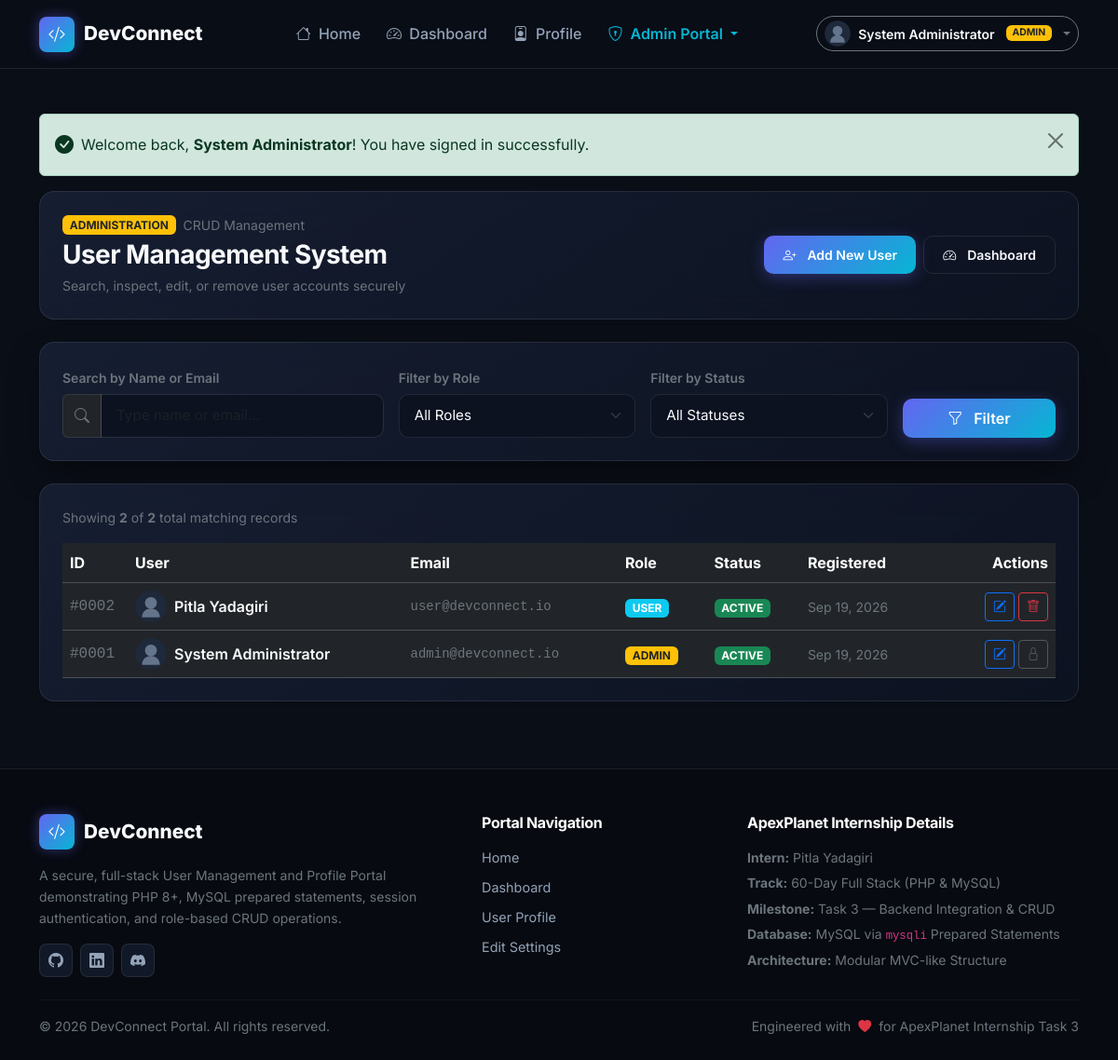
The page /admin/users.php (signed in) on the database its author committed.
### tables this page shows
CREATE TABLE IF NOT EXISTS `users` (
  `id` INT UNSIGNED AUTO_INCREMENT PRIMARY KEY,
  `full_name` VARCHAR(100) NOT NULL,
  `email` VARCHAR(191) NOT NULL UNIQUE,
  `password` VARCHAR(255) NOT NULL,
  `date_of_birth` DATE NULL,
  `gender` ENUM('male', 'female', 'non-binary', 'prefer-not-to-say') DEFAULT 'prefer-not-to-say',
  `country` VARCHAR(60) NULL,
  `profile_image` VARCHAR(255) DEFAULT 'default-avatar.svg',
  `role` ENUM('admin', 'user') NOT NULL DEFAULT 'user',
  `status` ENUM('active', 'inactive') NOT NULL DEFAULT 'active',
  `created_at` TIMESTAMP DEFAULT CURRENT_TIMESTAMP,
  `updated_at` TIMESTAMP DEFAULT CURRENT_TIMESTAMP ON UPDATE CURRENT_TIMESTAMP,
  INDEX `idx_role` (`role`),
  INDEX `idx_status` (`status`),
  INDEX `idx_created_at` (`created_at`)
);

### admin/users.php (the view, shortened to what this page needs)
<?php
require_once __DIR__ . '/../includes/functions.php';
$conn = get_db_connection();
$search       = trim($_GET['search'] ?? '');
$page         = max(1, (int)($_GET['page'] ?? 1));
$perPage      = 10;
$offset       = ($page - 1) * $perPage;
$whereClauses = [];
$params       = [];
$types        = '';
$whereSql = !empty($whereClauses) ? 'WHERE ' . implode(' AND ', $whereClauses) : '';
$countSql = "SELECT COUNT(*) AS total FROM users $whereSql";
$countStmt = $conn->prepare($countSql);
$countStmt->execute();
$totalRecords = (int)$countStmt->get_result()->fetch_assoc()['total'];
$dataSql = "SELECT id, full_name, email, role, status, profile_image, created_at FROM users $whereSql ORDER BY id DESC LIMIT ? OFFSET ?";
$dataStmt = $conn->prepare($dataSql);
$dataTypes = $types . 'ii';
$dataParams = array_merge($params, [$perPage, $offset]);
$dataStmt->bind_param($dataTypes, ...$dataParams);
$dataStmt->execute();
$users = $dataStmt->get_result()->fetch_all(MYSQLI_ASSOC);
$currentAdminId = current_user_id();
require_once __DIR__ . '/../includes/header.php';
?>
<div class="container py-5">
  <div class="dc-card p-4 mb-4 shadow-sm">
    <div class="d-flex flex-column flex-md-row justify-content-between align-items-md-center gap-3">
      <div>
        <div class="d-flex align-items-center gap-2 mb-1">
          <span class="badge bg-warning text-dark fw-bold">ADMINISTRATION</span>
          <span class="text-secondary small">CRUD Management</span>
        </div>
        <h1 class="h3 fw-bold text-light mb-1">User Management System</h1>
        <p class="text-secondary small mb-0">Search, inspect, edit, or remove user accounts securely</p>
      </div>
      <div class="d-flex gap-2">
        <a href="<?php echo BASE_URL; ?>/admin/create-user.php" class="btn btn-dc-primary btn-sm">
          <i class="bi bi-person-plus me-1"></i> Add New User
        </a>
        <a href="<?php echo BASE_URL; ?>/admin/dashboard.php" class="btn btn-dc-outline btn-sm">
          <i class="bi bi-speedometer2 me-1"></i> Dashboard
        </a>
      </div>
    </div>
  </div>
  <div class="dc-card p-4 mb-4">
    <form method="GET" action="<?php echo BASE_URL; ?>/admin/users.php" class="row g-3 align-items-end">
      <div class="col-lg-4 col-md-6">
        <label for="search" class="form-label small text-secondary fw-semibold">Search by Name or Email</label>
        <div class="input-group">
          <span class="input-group-text bg-dark border-secondary border-opacity-25 text-secondary">
            <i class="bi bi-search"></i>
          </span>
          <input
            type="text"
            class="form-control"
            id="search"
            name="search"
            value="<?php echo e($search); ?>"
            placeholder="Type name or email..."
          >
        </div>
      </div>
      <div class="col-lg-3 col-md-3 col-6">
        <label for="role" class="form-label small text-secondary fw-semibold">Filter by Role</label>
        <select class="form-select" id="role" name="role">
          <option value="">All Roles</option>
        </select>
      </div>
      <div class="col-lg-3 col-md-3 col-6">
        <label for="status" class="form-label small text-secondary fw-semibold">Filter by Status</label>
        <select class="form-select" id="status" name="status">
          <option value="">All Statuses</option>
        </select>
      </div>
      <div class="col-lg-2 col-md-12 d-flex gap-2">
        <button type="submit" class="btn btn-dc-primary w-100">
          <i class="bi bi-funnel me-1"></i> Filter
        </button>
      </div>
    </form>
  </div>
  <div class="dc-card shadow-sm p-4 mb-4">
    <div class="d-flex justify-content-between align-items-center mb-3">
      <span class="text-secondary small">
        Showing <strong><?php echo count($users); ?></strong> of <strong><?php echo $totalRecords; ?></strong> total matching records
      </span>
    </div>
    <div class="table-responsive">
      <table class="table table-dark table-hover align-middle mb-0">
        <thead class="table-dark-header">
          <tr>
            <th scope="col" style="width: 70px;">ID</th>
            <th scope="col">User</th>
            <th scope="col">Email</th>
            <th scope="col">Role</th>
            <th scope="col">Status</th>
            <th scope="col">Registered</th>
            <th scope="col" class="text-end" style="width: 140px;">Actions</th>
          </tr>
        </thead>
        <tbody id="users-table-body">
          <?php if (empty($users)): ?>
            <tr>
              <td colspan="7" class="text-center py-5 text-secondary">
                <i class="bi bi-inbox fs-1 d-block mb-2 text-muted"></i>
                No users found matching the selected criteria.
              </td>
            </tr>
          <?php else: ?>
            <?php foreach ($users as $u): ?>
              <tr>
                <td class="font-monospace text-secondary">#<?php echo str_pad($u['id'], 4, '0', STR_PAD_LEFT); ?></td>
                <td>
                  <div class="d-flex align-items-center gap-2">
                    <img
                      src="<?php echo get_profile_image_url($u['profile_image']); ?>"
                      alt="Avatar"
                      class="rounded-circle"
                      width="34"
                      height="34"
                      style="object-fit: cover;"
                    >
                    <span class="fw-semibold text-light"><?php echo e($u['full_name']); ?></span>
                  </div>
                </td>
                <td class="font-monospace small text-secondary"><?php echo e($u['email']); ?></td>
                <td>
                  <span class="badge bg-<?php echo ($u['role'] === 'admin') ? 'warning text-dark' : 'info'; ?>">
                    <?php echo strtoupper(e($u['role'])); ?>
                  </span>
                </td>
                <td>
                  <span class="badge bg-<?php echo ($u['status'] === 'active') ? 'success' : 'secondary'; ?>">
                    <?php echo strtoupper(e($u['status'])); ?>
                  </span>
                </td>
                <td class="text-secondary small">
                  <?php echo date('M d, Y', strtotime($u['created_at'])); ?>
                </td>
                <td class="text-end">
                  <div class="d-inline-flex align-items-center gap-1">
                    <a href="<?php echo BASE_URL; ?>/admin/edit-user.php?id=<?php echo (int)$u['id']; ?>" class="btn btn-outline-primary btn-sm py-1 px-2" title="Edit User">
                      <i class="bi bi-pencil-square"></i>
                    </a>
                    <?php if ((int)$u['id'] === (int)$currentAdminId): ?>
                      <button class="btn btn-outline-secondary btn-sm py-1 px-2" disabled title="Cannot delete your active account">
                        <i class="bi bi-lock"></i>
                      </button>
                    <?php else: ?>
                      <form action="<?php echo BASE_URL; ?>/admin/delete-user.php" method="POST" class="d-inline confirm-delete-form" data-user-name="<?php echo e($u['full_name']); ?>">
                        <button type="submit" class="btn btn-outline-danger btn-sm py-1 px-2" title="Delete User">
                          <i class="bi bi-trash"></i>
                        </button>
                      </form>
                    <?php endif; ?>
                  </div>
                </td>
              </tr>
            <?php endforeach; ?>
          <?php endif; ?>
        </tbody>
      </table>
    </div>
  </div>
</div>
<?php require_once __DIR__ . '/../includes/footer.php'; ?>

### assets/css/style.css (style rules this page uses)
:root { --dc-primary: #6366f1; --dc-primary-hover: #4f46e5; --dc-secondary: #06b6d4; --dc-secondary-hover: #0891b2; --dc-gradient: linear-gradient(135deg, #6366f1 0%, #06b6d4 100%); --dc-gradient-hover: linear-gradient(135deg, #4f46e5 0%, #0891b2 100%); --dc-gradient-card: linear-gradient(145deg, rgba(26, 35, 58, 0.75) 0%, rgba(13, 19, 34, 0.9) 100%); --dc-bg-body: #0a0e17; --dc-bg-surface: #111827; --dc-bg-card: #151e33; --dc-bg-card-hover: #1c2742; --dc-bg-input: #0c1220; --dc-bg-input-focus: #10182b; --dc-border: rgba(255, 255, 255, 0.09); --dc-border-focus: #6366f1; --dc-text-primary: #f8fafc; --dc-text-secondary: #94a3b8; --dc-text-muted: #64748b; --dc-success: #10b981; --dc-warning: #f59e0b; --dc-error: #ef4444; --dc-shadow-sm: 0 2px 6px rgba(0, 0, 0, 0.25); --dc-shadow-md: 0 8px 24px rgba(0, 0, 0, 0.35); --dc-shadow-lg: 0 16px 36px -8px rgba(0, 0, 0, 0.5); --dc-shadow-glow: 0 0 28px rgba(99, 102, 241, 0.25); --dc-nav-height: 74px; }
*, *::before, *::after { box-sizing: border-box; }
body { font-family: 'Inter', system-ui, -apple-system, sans-serif; background-color: var(--dc-bg-body); color: var(--dc-text-primary); line-height: 1.65; overflow-x: hidden; }
h1, h2, h3, h4, h5, h6 { color: var(--dc-text-primary); font-weight: 700; letter-spacing: -0.02em; }
.font-monospace { font-family: 'JetBrains Mono', monospace; }
.btn-dc-primary { background: var(--dc-gradient); color: #ffffff !important; border: none; font-weight: 600; padding: 9px 20px; border-radius: 10px; box-shadow: 0 4px 16px rgba(99, 102, 241, 0.35); transition: all 0.25s ease; display: inline-flex; align-items: center; justify-content: center; gap: 8px; }
.btn-dc-outline { background-color: transparent; color: var(--dc-text-primary) !important; border: 1px solid var(--dc-border); font-weight: 600; padding: 9px 20px; border-radius: 10px; transition: all 0.15s ease; display: inline-flex; align-items: center; justify-content: center; gap: 8px; }
.dc-card { background: var(--dc-gradient-card); backdrop-filter: blur(16px); -webkit-backdrop-filter: blur(16px); border: 1px solid var(--dc-border); border-radius: 16px; box-shadow: var(--dc-shadow-lg); padding: 28px; transition: all 0.25s ease; }
.form-control, .form-select { background-color: var(--dc-bg-input); border: 1px solid var(--dc-border); color: var(--dc-text-primary); border-radius: 10px; padding: 11px 16px; font-size: 0.95rem; }
.form-label { font-weight: 600; font-size: 0.875rem; color: var(--dc-text-primary); margin-bottom: 6px; }

### rows shown on the page
users: id "0002", profile_image (placeholder picture), full_name "Pitla Yadagiri", email "user@devconnect.io", role "USER", status "ACTIVE", created_at "Sep 19, 2026"
users: id "0001", profile_image (placeholder picture), full_name "System Administrator", email "admin@devconnect.io", role "ADMIN", status "ACTIVE", created_at "Sep 19, 2026"

### other values the page prints
APP_NAME "DevConnect"
$_SESSION['full_name'] "System Administrator"
$message "Welcome back, System Administrator ! You have signed in successfully."
count($users) "2"
$totalRecords "2"
